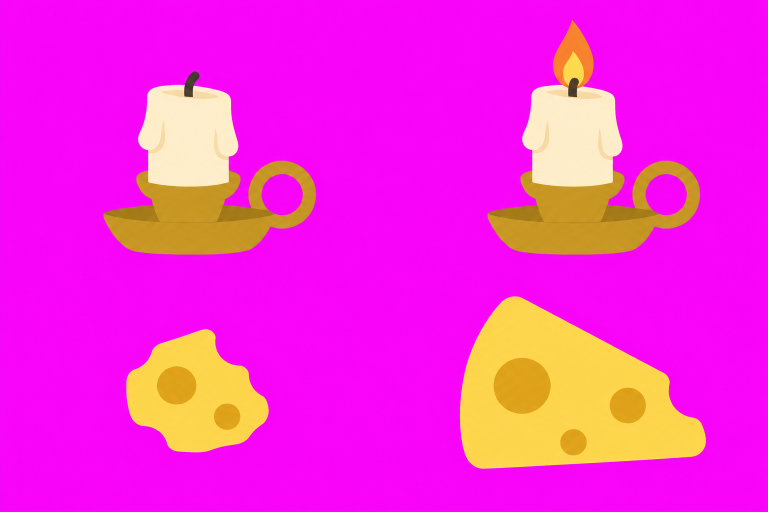
#> input picture art/props/sheet.png, 1536 x 1024 px (shown at 1/2 size)
$ python flat_seq.py ../art/props/sheet.png ../art/props/sheet.png 5
#> lines starting #> are read from the running program, lines starting #| are printed output that depends on the picture; after the words box and inside, x2 and y2 are one past the last pixel; in counts of white or black regions, pixels touching at a corner belong together
#> further down, rgb is the input picture: shape (1024, 1536, 3); mean R, G, B 245, 43.8, 214.7
### tools/cut.py
# 시트 자르기: 자홍(#FF00FF) 배경을 투명으로 바꾸고 덩어리마다 잘라 저장.
#   python tools/cut.py <시트.png> <출력 폴더> [--grow 12] [--names a,b,c] [--min 400]
# 덩어리 = 알파를 grow px 만큼 부풀려 붙은 것끼리 한 덩어리 (가까운 파편 무리는 하나로). 위→아래, 왼→오른 순서.
# --names 를 주면 그 순서대로 이름, 없으면 00.png, 01.png … + _index.png(번호 붙은 미리보기)
import sys, os, argparse
import numpy as np
from PIL import Image, ImageDraw
from scipy import ndimage


def key_magenta(rgb):
    # 자홍과의 거리로 알파 + 가장자리 자홍 번짐 제거
    r, g, b = [rgb[..., i].astype(np.float32) for i in range(3)]
    mag = np.minimum(r, b) - g                      # 자홍 정도 (0~255)
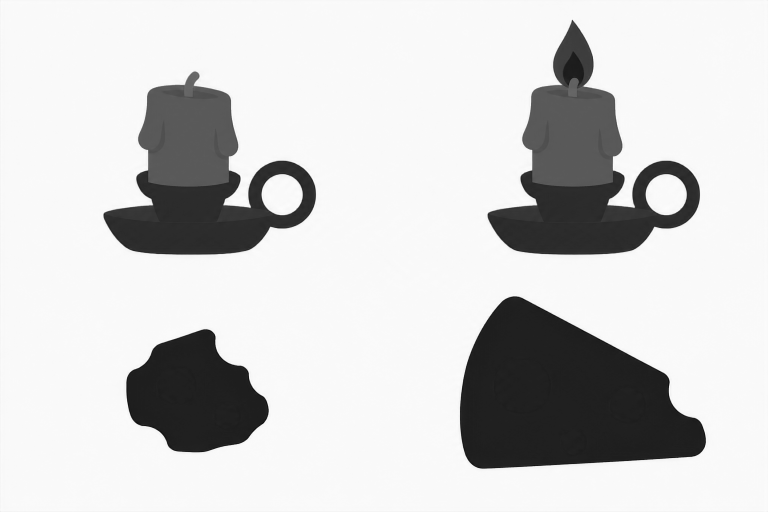
#> mag: shape (1024, 1536) float32 (shown at 1/2 size); min -192, max 253, mean 170.3; drawn with min black and max white
    a = np.clip(1 - (mag - 40) / 120, 0, 1)         # 40 밑 = 불투명, 160 위 = 투명
    # 번짐 제거: 자홍 성분만큼 r·b 를 g 쪽으로 당김
    spill = np.clip(mag, 0, None) * (1 - a)
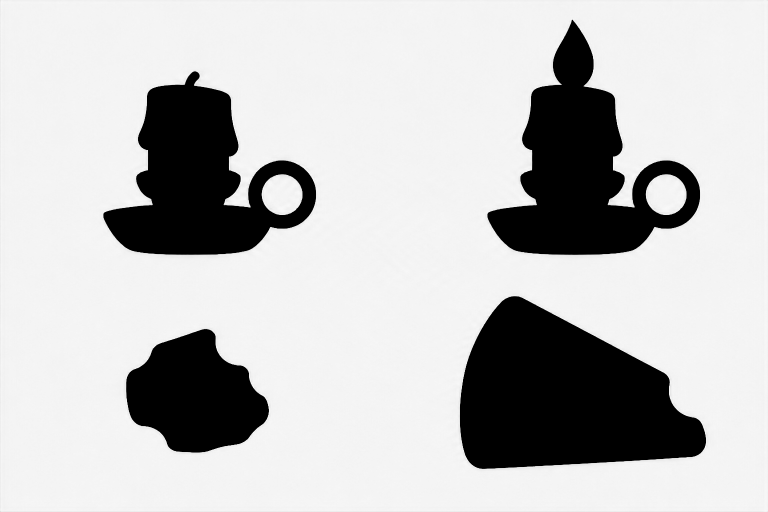
#> spill: shape (1024, 1536) float32 (shown at 1/2 size); min 0, max 253, mean 192.6
    r2 = np.clip(r - spill * 0.9, 0, 255); b2 = np.clip(b - spill * 0.9, 0, 255)
#> after `r2 = np.clip(r - spill * 0.9, 0, 255)`:
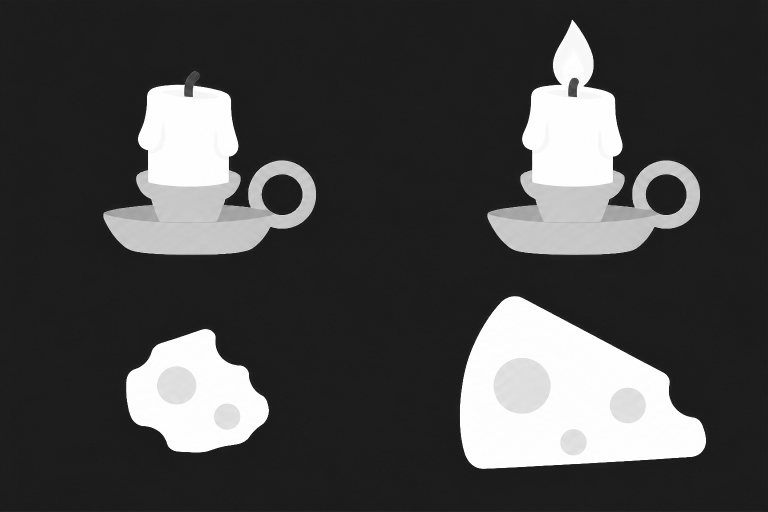
#> r2: shape (1024, 1536) float32 (shown at 1/2 size); min 23.3, max 255, mean 71.7
#> after `b2 = np.clip(b - spill * 0.9, 0, 255)`:
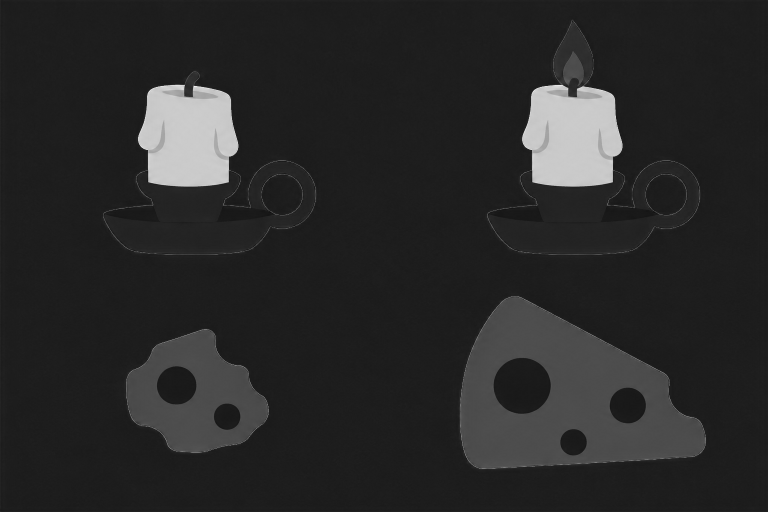
#> b2: shape (1024, 1536) float32 (shown at 1/2 size); min 11, max 247, mean 41.3
    out = np.dstack([r2, g, b2, a * 255]).astype(np.uint8)
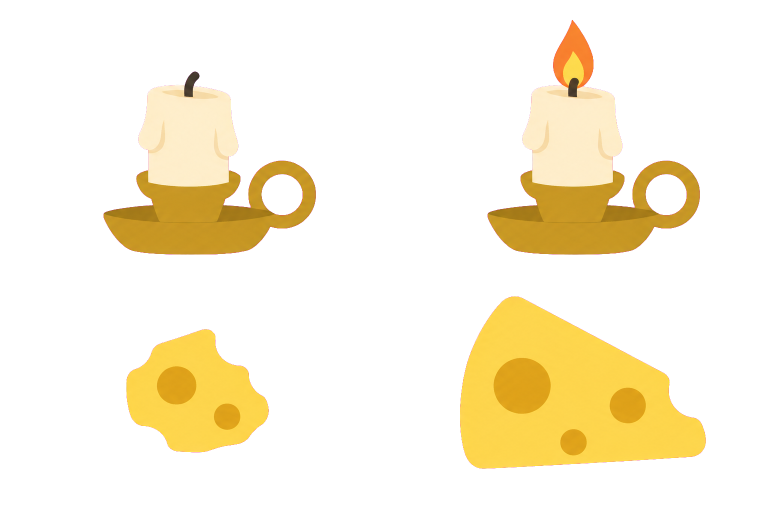
#> out: shape (1024, 1536, 4) (shown at 1/2 size); mean of channels 0, 1, 2, 3 71.4, 43.8, 41.1, 53.1; transparent parts drawn white
    # 반투명 가장자리의 남은 자홍기: 알파 낮은 곳은 색을 안쪽 이웃 색으로
    return out


# [48 lines left out: function main, not called in this run]


# [2 lines that do not run on import are left out]

### tools/flat_seq.py
# 순차 이펙트 시트 → 플랫 노랑 플립북 (art/fx/seq/<이름>_<번호>.png)
#   python tools/flat_seq.py art/fx/seq_sheet.png hslash,ring,hit 6
# 1) 자홍 키잉 2) 줄마다 덩어리 6개를 열 투영으로 찾아 '덩어리 중심' 기준 같은 크기 칸으로 자름 (칸 경계에 걸려 잘리지 않게)
# 3) 색을 흰 / 연노랑 / 노랑 3톤으로 단순화, 어두운 잉크·번짐은 제거, 알파는 딱 떨어지게 (그라데이션·글로우 없음)
import sys, os
import numpy as np
from PIL import Image
sys.path.insert(0, os.path.dirname(__file__))
from cut import key_magenta

src, names, cols = sys.argv[1], sys.argv[2].split(','), int(sys.argv[3])
rgb = np.array(Image.open(src).convert('RGB'))
rgba = key_magenta(rgb)
H, W = rgba.shape[:2]
#> H = 1024; W = 1536
lum = rgba[..., :3] @ np.array([0.3, 0.59, 0.11])
out = np.zeros_like(rgba)
a = rgba[..., 3] > 140
#> a: shape (1024, 1536) bool; 20.8% white; 4 white regions, box (x1, y1, x2, y2) and area: (920, 593, 1412, 937) 115150, (975, 40, 1400, 509) 85937, (207, 143, 632, 509) 79242, (253, 658, 538, 905) 47267
white = a & (lum > 232)
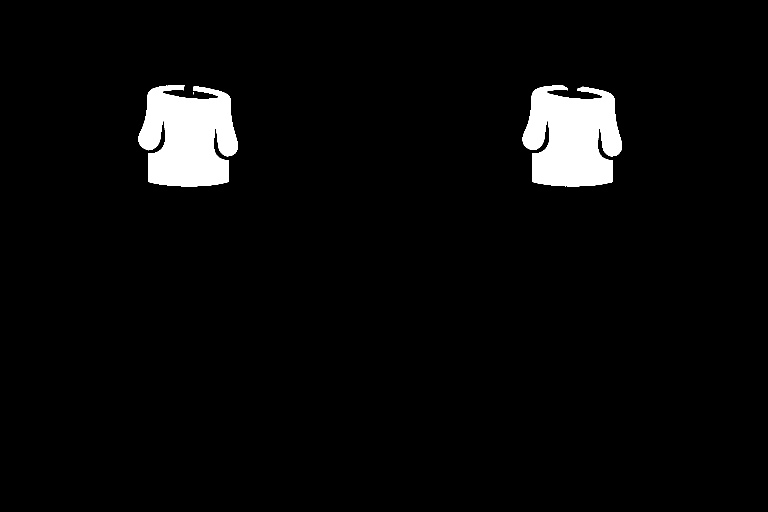
#> white: shape (1024, 1536) bool (shown at 1/2 size); 3.9% white; 3 white regions (1 under 20 px), largest, box (x1, y1, x2, y2) and area: (277, 170, 476, 373) 30842, (1045, 170, 1244, 373) 30728
pale = a & (lum > 190) & ~white
#> pale: shape (1024, 1536) bool; 9.2% white; 216 white regions (204 under 20 px), largest, box (x1, y1, x2, y2) and area: (920, 593, 1412, 937) 98331, (253, 659, 537, 904) 40014, (1126, 103, 1168, 172) 1729
yel = a & (lum > 120) & ~white & ~pale
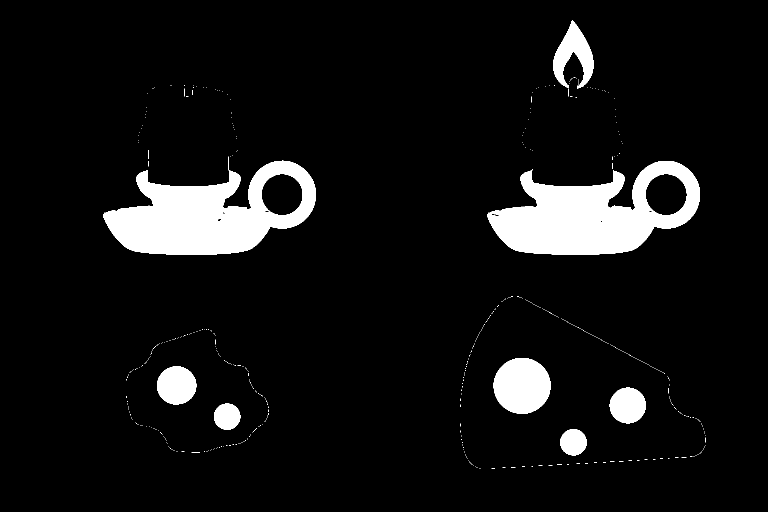
#> yel: shape (1024, 1536) bool (shown at 1/2 size); 7.5% white; 580 white regions (572 under 20 px), largest, box (x1, y1, x2, y2) and area: (207, 313, 632, 509) 44507, (975, 322, 1400, 509) 44462, (987, 716, 1101, 827) 10010
out[white] = (255, 255, 255, 255); out[pale] = (255, 233, 120, 255); out[yel] = (255, 196, 32, 255)
solid = out[..., 3] > 0
D = os.path.join(os.path.dirname(__file__), '..', 'art', 'fx', 'seq')
os.makedirs(D, exist_ok=True)
rows = len(names)
PAD = 14
for r, n in enumerate(names):
    y0, y1 = H * r // rows, H * (r + 1) // rows
    band = solid[y0:y1]
    # 조각(연결 덩어리, 약간 부풀려 흩어진 파편도 묶음)을 가장 가까운 칸 중심에 배정 → 이웃 칸으로 번져도 안 섞임
    from scipy import ndimage as ndi
    lab, nl = ndi.label(ndi.binary_dilation(band, iterations=6))
    centers = [(W * (c + 0.5)) / cols for c in range(cols)]
    own = np.full(lab.shape, -1)
    for l in range(1, nl + 1):
        ys, xs = np.nonzero(lab == l)
        if len(xs) < 150: continue
        own[lab == l] = int(np.argmin([abs(xs.mean() - c) for c in centers]))
    own[~band] = -1
    boxes = []
    for c in range(cols):
        ys, xs = np.nonzero(own == c)
#> (the run stopped early here; a loop or call above may not have finished)
